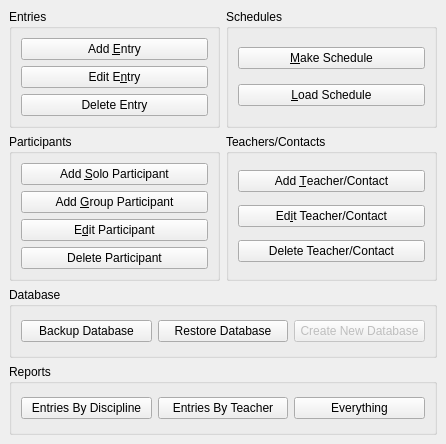
<?xml version="1.0" encoding="UTF-8"?>
<ui version="4.0">
 <class>MainWindow</class>
 <widget class="QMainWindow" name="MainWindow">
  <property name="geometry">
   <rect>
    <x>0</x>
    <y>0</y>
    <width>446</width>
    <height>444</height>
   </rect>
  </property>
  <property name="windowTitle">
   <string>Arts Festival Scheduler - v1.1</string>
  </property>
  <property name="animated">
   <bool>true</bool>
  </property>
  <property name="unifiedTitleAndToolBarOnMac">
   <bool>false</bool>
  </property>
  <widget class="QWidget" name="centralwidget">
   <layout class="QGridLayout" name="gridLayout">
    <item row="2" column="0">
     <widget class="QGroupBox" name="groupBox">
      <property name="title">
       <string>Participants</string>
      </property>
      <layout class="QVBoxLayout" name="verticalLayout">
       <item>
        <widget class="QPushButton" name="addSoloParticipantBtn">
         <property name="text">
          <string>Add &amp;Solo Participant</string>
         </property>
        </widget>
       </item>
       <item>
        <widget class="QPushButton" name="addGroupParticipantBtn">
         <property name="text">
          <string>Add &amp;Group Participant</string>
         </property>
        </widget>
       </item>
       <item>
        <widget class="QPushButton" name="editParticipantBtn">
         <property name="text">
          <string>E&amp;dit Participant</string>
         </property>
        </widget>
       </item>
       <item>
        <widget class="QPushButton" name="deleteParticipantBtn">
         <property name="text">
          <string>Delete Participant</string>
         </property>
        </widget>
       </item>
      </layout>
     </widget>
    </item>
    <item row="2" column="1">
     <widget class="QGroupBox" name="groupBox_2">
      <property name="title">
       <string>Teachers/Contacts</string>
      </property>
      <layout class="QVBoxLayout" name="verticalLayout_2">
       <item>
        <widget class="QPushButton" name="addTeacherBtn">
         <property name="text">
          <string>Add &amp;Teacher/Contact</string>
         </property>
        </widget>
       </item>
       <item>
        <widget class="QPushButton" name="editTeacherBtn">
         <property name="text">
          <string>Ed&amp;it Teacher/Contact</string>
         </property>
        </widget>
       </item>
       <item>
        <widget class="QPushButton" name="deleteTeacherBtn">
         <property name="text">
          <string>Delete Teacher/Contact</string>
         </property>
        </widget>
       </item>
      </layout>
     </widget>
    </item>
    <item row="0" column="0">
     <widget class="QGroupBox" name="groupBox_3">
      <property name="title">
       <string>Entries</string>
      </property>
      <layout class="QVBoxLayout" name="verticalLayout_3">
       <item>
        <widget class="QPushButton" name="addEntryBtn">
         <property name="text">
          <string>Add &amp;Entry</string>
         </property>
        </widget>
       </item>
       <item>
        <widget class="QPushButton" name="editEntryBtn">
         <property name="text">
          <string>Edit E&amp;ntry</string>
         </property>
        </widget>
       </item>
       <item>
        <widget class="QPushButton" name="deleteEntryBtn">
         <property name="text">
          <string>Delete Entry</string>
         </property>
        </widget>
       </item>
      </layout>
     </widget>
    </item>
    <item row="0" column="1">
     <widget class="QGroupBox" name="groupBox_4">
      <property name="title">
       <string>Schedules</string>
      </property>
      <layout class="QVBoxLayout" name="verticalLayout_4">
       <item>
        <widget class="QPushButton" name="makeScheduleBtn">
         <property name="text">
          <string>&amp;Make Schedule</string>
         </property>
        </widget>
       </item>
       <item>
        <widget class="QPushButton" name="loadScheduleBtn">
         <property name="text">
          <string>&amp;Load Schedule</string>
         </property>
        </widget>
       </item>
      </layout>
     </widget>
    </item>
    <item row="3" column="0" colspan="2">
     <widget class="QGroupBox" name="groupBox_5">
      <property name="title">
       <string>Database</string>
      </property>
      <layout class="QHBoxLayout" name="horizontalLayout">
       <item>
        <widget class="QPushButton" name="backupDbBtn">
         <property name="text">
          <string>Backup Database</string>
         </property>
        </widget>
       </item>
       <item>
        <widget class="QPushButton" name="restoreDbBtn">
         <property name="text">
          <string>Restore Database</string>
         </property>
        </widget>
       </item>
       <item>
        <widget class="QPushButton" name="createNewDbBtn">
         <property name="enabled">
          <bool>false</bool>
         </property>
         <property name="text">
          <string>Create New Database</string>
         </property>
        </widget>
       </item>
      </layout>
     </widget>
    </item>
    <item row="4" column="0" colspan="2">
     <widget class="QGroupBox" name="groupBox_6">
      <property name="title">
       <string>Reports</string>
      </property>
      <layout class="QHBoxLayout" name="horizontalLayout_2">
       <item>
        <widget class="QPushButton" name="entriesByDisciplineBtn">
         <property name="text">
          <string>Entries By Discipline</string>
         </property>
        </widget>
       </item>
       <item>
        <widget class="QPushButton" name="entriesByTeacherBtn">
         <property name="text">
          <string>Entries By Teacher</string>
         </property>
        </widget>
       </item>
       <item>
        <widget class="QPushButton" name="dumpBtn">
         <property name="text">
          <string>Everything</string>
         </property>
        </widget>
       </item>
      </layout>
     </widget>
    </item>
   </layout>
  </widget>
 </widget>
 <resources/>
 <connections/>
</ui>
